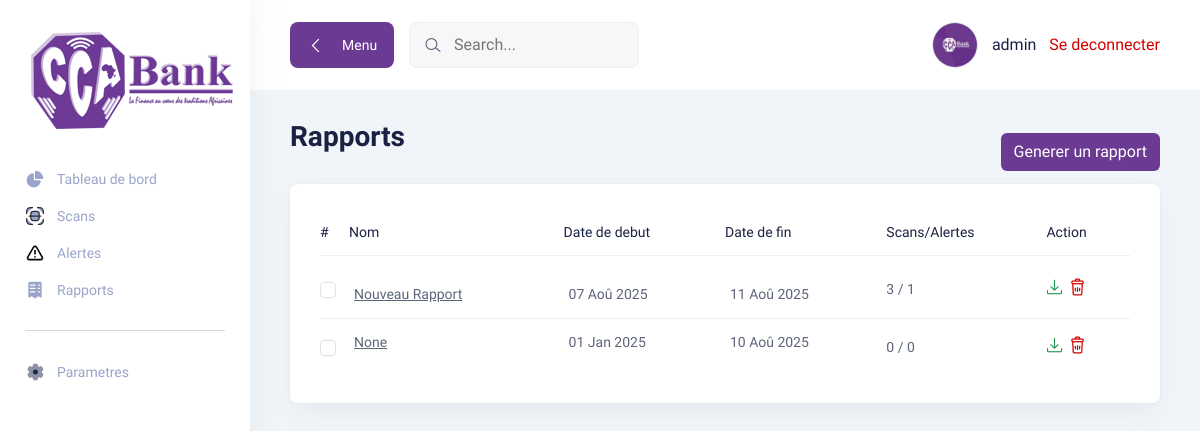
The page /reports/ (signed in) on the database as committed earlier.
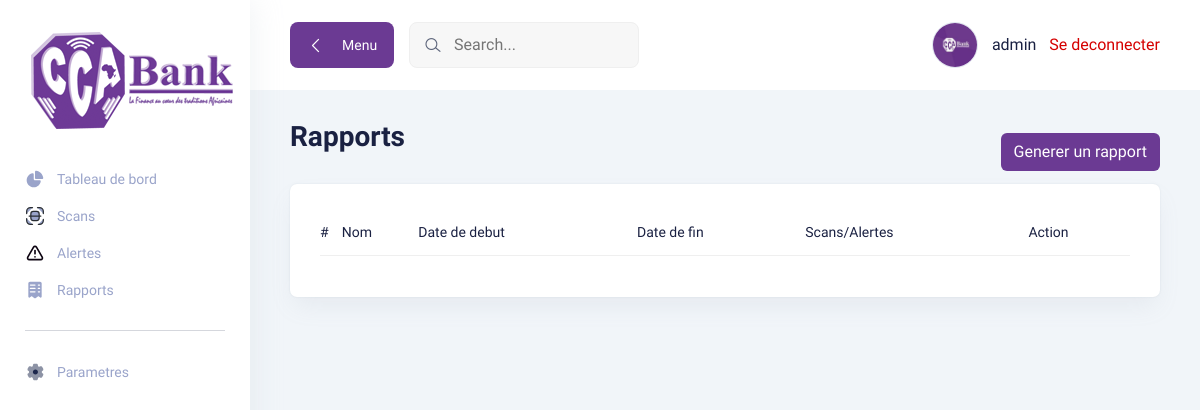
The same page on the database as committed later.
### main/models.py (models this page shows, shortened)
class Report(models.Model):
    name = models.CharField(max_length=100, null=True)
    report_start_date = models.DateField()
    report_end_date = models.DateField()
    scans = models.ManyToManyField(Scan, related_name='reports')
    alerts = models.ManyToManyField(Alert, related_name='reports', blank=True)
    file = models.FileField(upload_to='uploads/reports/', null=True, blank=True)

### main/views.py (the view, shortened to what this page needs)
# urls.py: path('reports/', login_required(reports), name='reports'),
def reports(request):
    reports = Report.objects.all().order_by('-report_start_date')
    return render(request, 'main/reports.html', {'reports': reports})

### main/templates/main/reports.html (shortened to what this page needs)
{% extends 'main/blank_page.html' %}
{% load i18n static %}
{% block page_content %}
<div class="title-wrapper pt-30">
    <div class="row align-items-center">
        <div class="col-md-6">
            <div class="title">
                <h2>{% trans "Rapports" %}</h2>
            </div>
        </div>
        <div class="col-md-6 d-flex justify-content-md-end">
            <button
                class="btn primary-btn float-right"
                data-bs-toggle="modal"
                data-bs-target="#createReportModal"
            >{% trans "Generer un rapport" %}</button>
        </div>
    </div>
</div>
<div class="tables-wrapper">
    <div class="row">
        <div class="col-lg-12">
            <div class="card-style mb-30">
                <div class="table-wrapper table-responsive">
                    <table class="table">
                        <thead>
                        <tr>
                            <th>
                            <h6>#</h6>
                            </th>
                            <th>
                            <h6>Nom</h6>
                            </th>
                            <th>
                            <h6>Date de debut</h6>
                            </th>
                            <th>
                            <h6>Date de fin</h6>
                            </th>
                            <th>
                            <h6>Scans/Alertes</h6>
                            </th>
                            <th>
                            <h6>Action</h6>
                            </th>
                        </tr>
                        </thead>
                        <tbody>
                        {% for report in reports %}
                        <tr>
                            <td>
                                <input
                                    type="checkbox"
                                    class="select-row form-check-input"
                                    id="report-{{ report.id }}"
                                />
                            </td>
                            <td class="min-width">
                                <p style="text-decoration: underline;"><a style="text-decoration: underline;" href="#">{{ report.name }}</a></p>
                            </td>
                            <td class="min-width">
                                <p>
                                    {% if report.report_start_date %}
                                        {{ report.report_start_date|date:"d M Y" }}
                                    {% else %}
                                        <span class="text-muted">---</span>
                                    {% endif %}
                                </p>
                            </td>
                            <td class="min-width">
                                <p>
                                    {% if report.report_end_date %}
                                        {{ report.report_end_date|date:"d M Y" }}
                                    {% else %}
                                        <span class="text-muted">---</span>
                                    {% endif %}
                                </p>
                            </td>
                            <td>
                                <p>
                                    {% if report.alerts %}
                                        {{ report.alerts.count }} /
                                    {% else %}
                                        <span class="text-muted">0</span>
                                    {% endif %}
                                    {% if report.scans %}
                                        {{ report.scans.count }}
                                    {% else %}
                                        <span class="text-muted">0</span>
                                    {% endif %}
                                </p>
                            </td>
                            <td>
                                <div class="action">
                                    {% if report.file %}
                                        <a href="{{ report.file.url }}" class="text-success" download>
                                        <i class="lni lni-download"></i>
                                        </a>
                                    {% else %}
                                        <span class="text-muted">No file</span>
                                    {% endif %}
                                    <button
                                        class="text-danger"
                                        data-bs-toggle="modal"
                                        data-bs-target="#deleteModal"
                                        data-id="{{ report.id }}"
                                        data-type="report"
                                        onclick="document.getElementById('deleteForm').setAttribute('action', '/reports/' + this.getAttribute('data-id') + '/delete/');"
                                    >
                                        <i class="lni lni-trash-can"></i>
                                    </button>
                                </div>
                            </td>
                        </tr>
                        {% endfor %}
                        </tbody>
                    </table>
                </div>
            </div>
        </div>
    </div>
</div>
{% endblock %}

### main/templates/main/blank_page.html (shortened to what this page needs)
{% load static i18n %}
<!DOCTYPE html>
<html lang="en">
  <head>
    <link rel="stylesheet" href="{% static 'main/assets/css/bootstrap.min.css' %}" />
    <link rel="stylesheet" href="{% static 'main/assets/css/lineicons.css' %}" />
    <link rel="stylesheet" href="{% static 'main/assets/css/materialdesignicons.min.css' %}" />
    <link rel="stylesheet" href="{% static 'main/assets/css/fullcalendar.css' %}" />
    <link rel="stylesheet" href="{% static 'main/assets/css/main.css' %}" />
    <link rel="stylesheet" href="{% static 'main/assets/css/datatables.css' %}" />
  </head>
  <body>
    <aside class="sidebar-nav-wrapper">
      <div class="navbar-logo">
        <a href="{% url 'dashboard' %}">
          <img src="{% static 'main/assets/images/logo/cca_logo_transparent.png' %}" alt="logo" />
        </a>
      </div>
      <nav class="sidebar-nav">
        <ul>
          <li class="nav-item {% block dashboard_active %}{% endblock %}">
            <a href="{% url 'dashboard' %}">
              <span class="icon">
              </span>
              <span class="text">{% trans 'Tableau de bord' %}</span>
            </a>
          </li>
          <li class="nav-item {% block scans_active %}{% endblock %}">
            <a href="{% url 'scans' %}">
              <span class="icon">
              </span>
              <span class="text">{% trans 'Scans' %}</span>
            </a>
          </li>
          <li class="nav-item {% block alertes_active %}{% endblock %}">
            <a href="{% url 'alerts' %}">
              <span class="icon">
              </span>
              <span class="text">{% trans 'Alertes' %}</span>
            </a>
          </li>
          <li class="nav-item {% block rapports_active %}{% endblock %}">
            <a href="{% url 'reports' %}">
              <span class="icon">
              </span>
              <span class="text">{% trans 'Rapports' %}</span>
            </a>
          </li>
          <span class="divider"><hr /></span>
          <li class="nav-item {% block settings_active %}{% endblock %}">
            <a href="{% url 'settings' %}">
              <span class="icon">
              </span>
              <span class="text">{% trans "Parametres" %}</span>
            </a>
          </li>
        </ul>
      </nav>
    </aside>
    <main class="main-wrapper">
      <header class="header">
        <div class="container-fluid">
          <div class="row">
            <div class="col-lg-5 col-md-5 col-6">
              <div class="header-left d-flex align-items-center">
                <div class="menu-toggle-btn mr-15">
                  <button id="menu-toggle" class="main-btn primary-btn btn-hover">
                    <i class="lni lni-chevron-left me-2"></i> Menu
                  </button>
                </div>
                <div class="header-search d-none d-md-flex">
                  <form action="{% url 'quick_scan' %}" method="get">
                  <input type="text" name="keywords" placeholder="Search..." required />
                  <button type="submit">
                      <i class="lni lni-search-alt"></i>
                  </button>
              </form>
                </div>
              </div>
            </div>
            <div class="col-lg-7 col-md-7 col-6">
              <div class="header-right">
                <div class="profile-box ml-15 align-items-center gap-2">
                  <button class="dropdown-toggle bg-transparent border-0" type="button" id="profile"
                    data-bs-toggle="dropdown" aria-expanded="false">
                    <div class="profile-info">
                      <div class="info">
                        <div class="image">
                          <img src="{% static 'main/assets/images/logo/cca_logo.jpeg' %}" alt="" />
                        </div>
                        <div>
                          <h6 class="fw-500">{{ request.user }}</h6>
                        </div>
                      </div>
                    </div>
                  </button>
                  <form action="{% url 'logout' %}" method="post">
                    <label for="logout-button" type="submit" class="text-danger">Se deconnecter</label>
                  </form>
                </div>
              </div>
            </div>
          </div>
        </div>
      </header>
      <section class="section">
        <div class="container-fluid">
          {% block page_content %}{% endblock %}
        </div>
      </section>
    </main>
  </body>
</html>

### main/static/main/assets/css/fullcalendar.css (style rules this page uses)
:root { --fc-daygrid-event-dot-width:8px;--fc-list-event-dot-width:10px;--fc-list-event-hover-bg-color:#f5f5f5 }

### main/static/main/assets/css/datatables.css (style rules this page uses)
:root { --dt-row-selected: 13, 110, 253; --dt-row-selected-text: 255, 255, 255; --dt-row-selected-link: 9, 10, 11; --dt-row-stripe: 0, 0, 0; --dt-row-hover: 0, 0, 0; --dt-column-ordering: 0, 0, 0; --dt-header-align-items: center; --dt-html-background: white; }
:root { --dt-header-align-items: flex-end; }

Rows that differ between the two databases and show on the page:
removed Report: name "Nouveau Rapport", report_start_date "07 Aoû 2025", report_end_date "11 Aoû 2025", alerts.count "3", scans.count "1"
removed Report: name "None", report_start_date "01 Jan 2025", report_end_date "10 Aoû 2025", alerts.count "0", scans.count "0"
